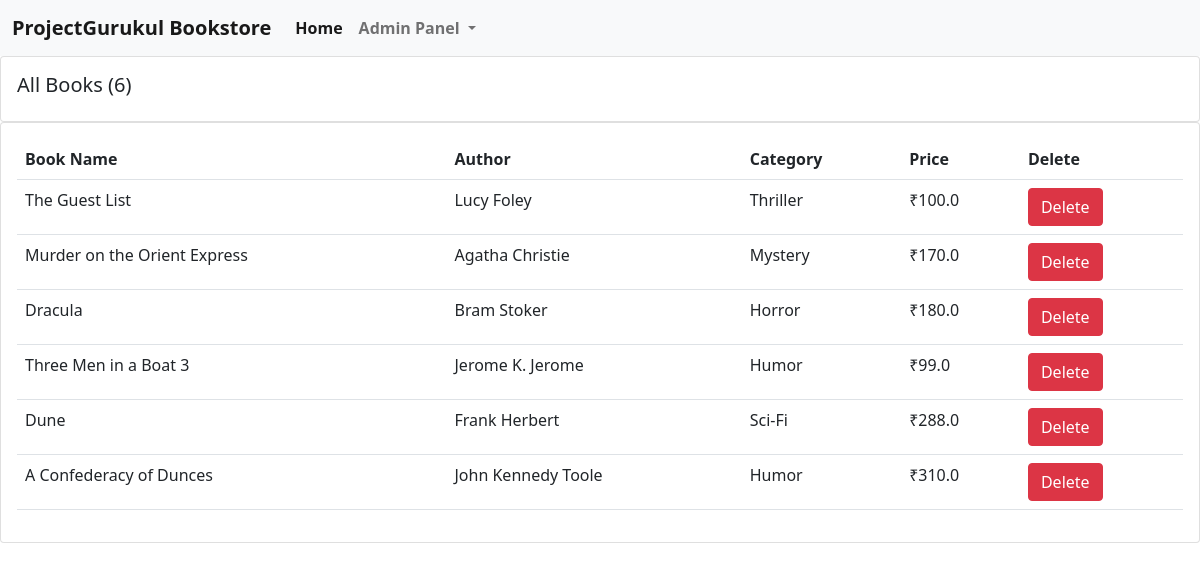
Screenshot of /all_books/ with the database file from the repository.
### books/models.py (models this page shows, shortened)
class Book(models.Model):
    CATEGORY = (
    ('Mystery', 'Mystery'),
    ('Thriller', 'Thriller'),
    ('Sci-Fi', 'Sci-Fi'),
    ('Humor', 'Humor'),
    ('Horror', 'Horror'),
    )
    book_name = models.CharField(max_length=100)
    author    = models.CharField(max_length=100, default="")
    category = models.CharField(max_length=100, choices=CATEGORY)
    price    = models.FloatField()
    stock    = models.IntegerField(default=2)

### books/views.py (the view)
# urls.py: path("all_books/", views.Admin, name="Admin"),
def Admin(request):
    books = Book.objects.all()
    total_books = books.count()
    return render (request, "for_admin.html", {'books':books, 'total_books':total_books})

### books/templates/for_admin.html (shortened to what this page needs)
{% extends 'admin_navbar.html' %}
{% block body %}
{% load static %}
      <div class="row">
        <div class="col-md">
          <div class="card card-body grid">
            <h5>All Books ({{total_books}})</h5>
          </div>
          <div class="card card-body">
            <table class="table">
              <tr>
                <th>Book Name</th>
                <th>Author</th>
                <th>Category</th>
                <th>Price</th>
                <th>Delete</th>
              </tr>
              {% for i in books %}
                <tr>
                  <td>{{i.book_name}}</td>
                  <td>{{i.author}}</td>
                  <td>{{i.category}}</td>
                  <td>₹{{i.price}}</td>
                  <td><a href="/all_books/delete_{{i.id}}/" class="btn btn-danger">Delete</a></td>
                </tr>
              {% endfor %}
            </table>
          </div>
        </div>
      </div>
      {% endblock %}

### books/templates/admin_navbar.html (shortened to what this page needs)
<!doctype html>
<html lang="en">
  <head>
    <link href="https://cdn.jsdelivr.net/npm/bootstrap@5.0.2/dist/css/bootstrap.min.css" rel="stylesheet">
  </head>
  <body>
    <nav class="navbar navbar-expand-lg navbar-light bg-light">
        <div class="container-fluid">
          <a class="navbar-brand" href="/"><b>ProjectGurukul Bookstore</b></a>
          <div class="collapse navbar-collapse" id="navbarSupportedContent">
            <ul class="navbar-nav me-auto mb-2 mb-lg-0">
              <li class="nav-item">
                <a class="nav-link active" aria-current="page" href="/"><b>Home</b></a>
              </li>
              <li class="nav-item dropdown">
                <a class="nav-link dropdown-toggle" href="#" id="navbarDropdown" role="button" data-bs-toggle="dropdown" aria-expanded="false">
                  <b>Admin Panel</b>
                </a>
              </li>
            </ul>
          </div>
        </div>
      </nav>
      {% block body %}
      {% endblock %}
    </body>
    </html>

### rows the page displays
Book: book_name "The Guest List", author "Lucy Foley", category "Thriller", price "100.0"
Book: book_name "Murder on the Orient Express", author "Agatha Christie", category "Mystery", price "170.0"
Book: book_name "Dracula", author "Bram Stoker", category "Horror", price "180.0"
Book: book_name "Three Men in a Boat 3", author "Jerome K. Jerome", category "Humor", price "99.0"
Book: book_name "Dune", author "Frank Herbert", category "Sci-Fi", price "288.0"
Book: book_name "A Confederacy of Dunces", author "John Kennedy Toole", category "Humor", price "310.0"

### other values shown
{{ total_books }} "6"
